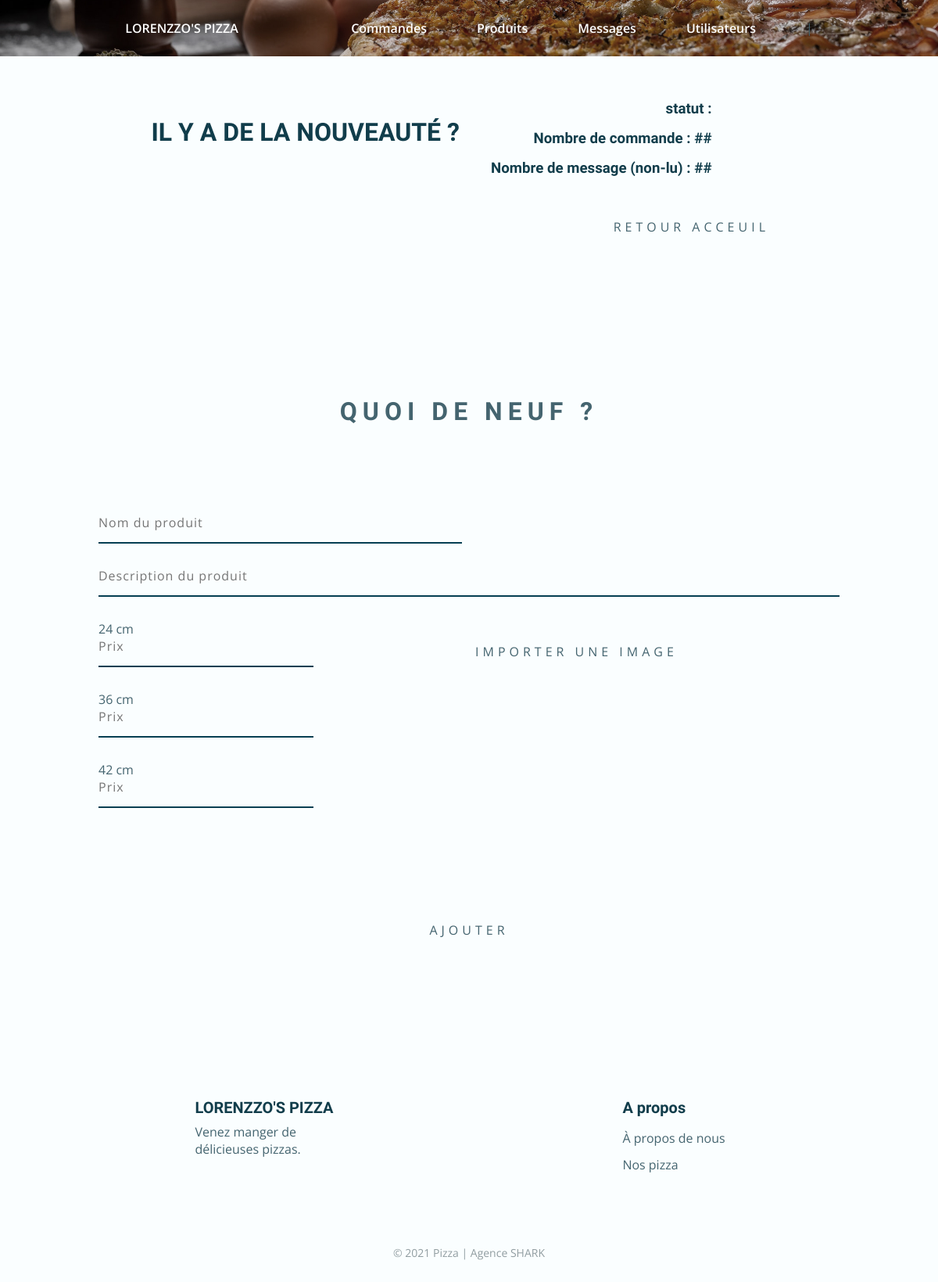
/admin-ajouter.php?id=2, run on the app's committed database.
### tables this page shows
CREATE TABLE IF NOT EXISTS `option_product` (
  `id` int NOT NULL AUTO_INCREMENT,
  `opt` varchar(255) NOT NULL,
  `category_id` int DEFAULT NULL,
  PRIMARY KEY (`id`),
  KEY `fk_option_category` (`category_id`)
);

### dbcontroller.php (called while the page is built, shortened)
<?php
class DBController {
    private $host = "localhost";
    private $user = "root";
    private $password = "";
    private $database = "lorenzzobd_dieug";
    private $conn;
    function __construct() {
        $this->conn = $this->connectDB();
    }
    function connectDB() {
        $conn = new PDO("mysql:host=" . $this->host . ";dbname=" . $this->database, $this->user, $this->password);
        return $conn;
    }
    function runQuery($query) {
        $result = $this->conn->query($query);
        while($row=$result->fetch(PDO::FETCH_ASSOC)) {
            $resultset[] = $row;
        }
        if(!empty($resultset))
            return $resultset;
    }
}
?>

### admin-ajouter.php (the view, shortened to what this page needs)
<?php include('base/head.php') ?>
<?php
require_once ('dbcontroller.php');
$db_handle = new DBcontroller();
?>
<?php include ('base/header-admin.php') ?>
<?php
    $admin = $_SESSION['admin'];
    $id = $_GET['id'];
    $sizes = $db_handle->runQuery("SELECT * FROM option_product WHERE category_id = $id");
?>
<section class="hero">
    <img src="assets/img/home1.jpg" alt="" class="hero__img">
</section>
<section class="section">
    <div class="container grid">
        <div class="add__container container grid">
            <div class="add__info">
                <h1 class="add__info-title">Il y a de la nouveauté ?</h1>
            </div>
            <div class="add__data">
                <h3 class="add__data-title">statut : <?= $admin['poste'] ?></h3>
                <h3 class="add__data-title">Nombre de commande : ##</h3>
                <h3 class="add__data-title">Nombre de message (non-lu) : ##</h3>
            </div>
        </div>
        <div class="add__button">
            <div class="button">
                <a href="admin.php" class="button__title button__slide-effect">Retour Acceuil</a>
            </div>
        </div>
    </div>
</section>
<section class="add section">
    <div class="container grid">
        <h1 class="add__title">Quoi de neuf ?</h1>
        <form action="" method="post" id="contact_form" enctype="multipart/form-data">
            <div class="add__form-name">
                <label for="name">
                <input type="text" placeholder="Nom du produit" name="productName" id="name_input" required>
                </label>
            </div>
            <div class="add__form-description">
                <label for="name">
                <input type="text" placeholder="Description du produit" name="name" id="name_input" required>
                </label>
            </div>
            <div class="add__form-price">
                <?php
                    foreach($sizes as $size){
                     ?>
                <label for="name">
               <?= $size['opt'] ?><input type="text" placeholder="Prix" name="<?= $size['id'] ?>" id="name_input" required>
                </label>
               <?php
                    }
                ?>
           </div>
            <div class="add__form-upload button">
                <span class="add__form-uploadLabel button__slide-effect">Importer une image</span>
            </div>
    </div>
        <div class="add__form-button button">
            <input type="submit" class="button__title button__slide-effect" value="Ajouter" name="Ajouter"/>
        </div>
</section>
<?php include('base/footer.php') ?>
<?php include ('base/script.php') ?>

### data on the page
option_product: opt "24 cm"
option_product: opt "36 cm"
option_product: opt "42 cm"
